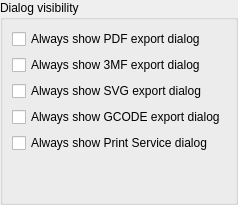
      <widget class="QWidget" name="pageDialogs">
       <layout class="QVBoxLayout" name="verticalLayout_18">
        <property name="leftMargin">
         <number>0</number>
        </property>
        <property name="topMargin">
         <number>0</number>
        </property>
        <property name="rightMargin">
         <number>0</number>
        </property>
        <property name="bottomMargin">
         <number>0</number>
        </property>
        <item>
         <widget class="QGroupBox" name="groupBox">
          <property name="title">
           <string>Dialog visibility</string>
          </property>
          <layout class="QVBoxLayout" name="verticalLayout_19">
           <item>
            <widget class="QCheckBox" name="checkBoxAlwaysShowExportPdfDialog">
             <property name="text">
              <string>Always show PDF export dialog</string>
             </property>
            </widget>
           </item>
           <item>
            <widget class="QCheckBox" name="checkBoxAlwaysShowExport3mfDialog">
             <property name="text">
              <string>Always show 3MF export dialog</string>
             </property>
            </widget>
           </item>
           <item>
            <widget class="QCheckBox" name="checkBoxAlwaysShowExportSvgDialog">
             <property name="text">
              <string>Always show SVG export dialog</string>
             </property>
            </widget>
           </item>
           <item>
            <widget class="QCheckBox" name="checkBoxAlwaysShowExportGcodeDialog">
             <property name="text">
              <string>Always show GCODE export dialog</string>
             </property>
            </widget>
           </item>
           <item>
            <widget class="QCheckBox" name="checkBoxAlwaysShowPrintServiceDialog">
             <property name="text">
              <string>Always show Print Service dialog</string>
             </property>
            </widget>
           </item>
           <item>
            <spacer name="verticalSpacer">
             <property name="orientation">
              <enum>Qt::Vertical</enum>
             </property>
             <property name="sizeHint" stdset="0">
              <size>
               <width>20</width>
               <height>40</height>
              </size>
             </property>
            </spacer>
           </item>
          </layout>
         </widget>
        </item>
       </layout>
      </widget>
